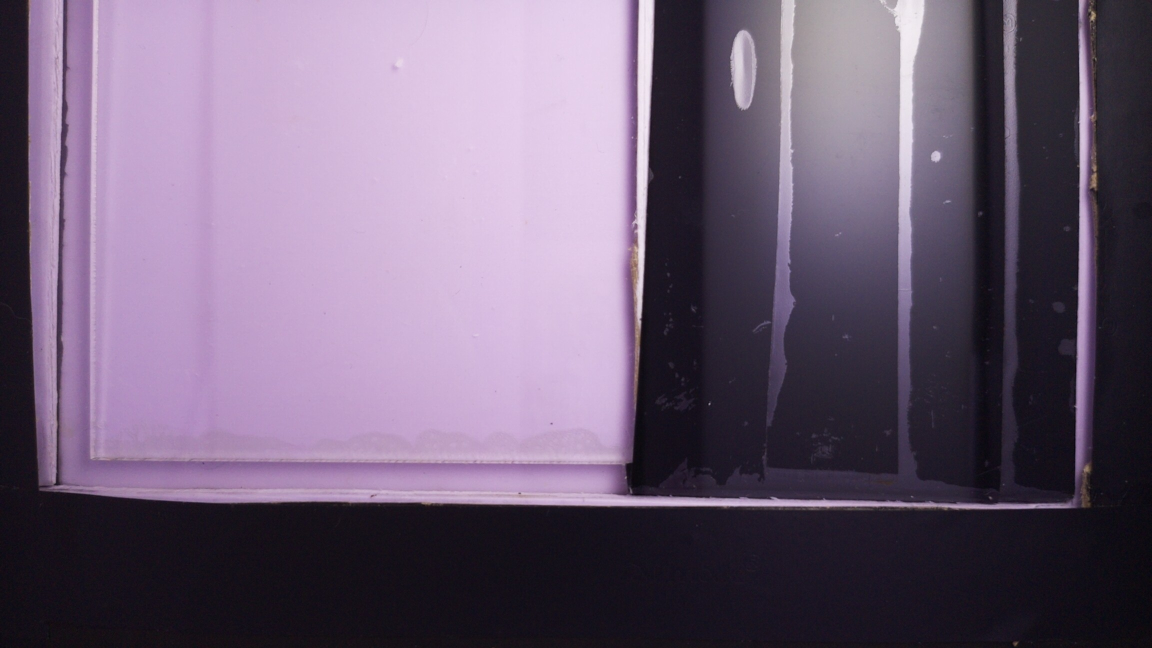
#> input picture frame_00.jpg, 2304 x 1296 px (shown at 1/2 size)
$ python combine_screenshots.py ../frame_00.jpg ../frame_01.jpg ../frame_01.jpg
#> lines starting #> are read from the running program, lines starting #| are printed output that depends on the picture
#!/usr/bin/env python3
"""
Simple helper to combine two screenshots side-by-side.
Usage:
  python tools/combine_screenshots.py current.png target.png out.png

Installs: requires Pillow (`pip install pillow`) in your virtualenv.
"""
import sys
from PIL import Image


def scale_to_height(im, target_h):
    w = int(im.width * (target_h / im.height))
    return im.resize((w, target_h), Image.LANCZOS)


def combine(a_path, b_path, out_path, spacing=12, bg=(255,255,255)):
#> called with a_path = '../frame_00.jpg', b_path = '../frame_01.jpg', out_path = '../frame_01.jpg', spacing = 12, bg = (255, 255, 255)
    a = Image.open(a_path).convert('RGBA')
    b = Image.open(b_path).convert('RGBA')
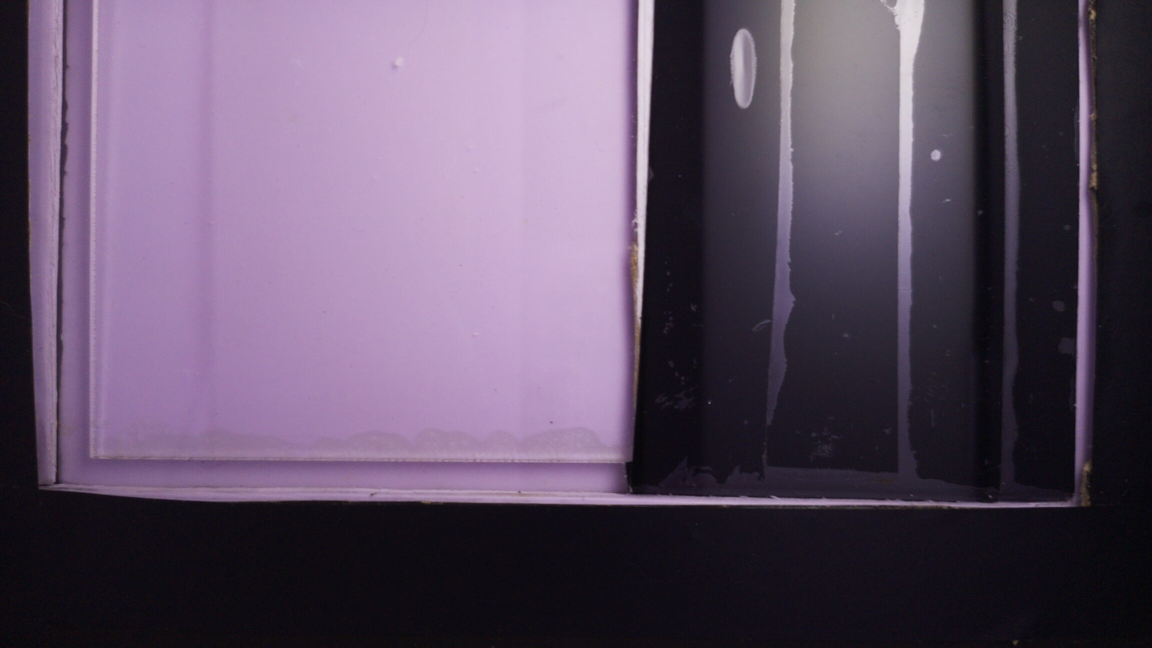
#> input picture frame_01.jpg, 2304 x 1296 px (shown at 1/2 size)
    target_h = max(a.height, b.height)
#> target_h = 1296
    a2 = scale_to_height(a, target_h)
    b2 = scale_to_height(b, target_h)
    total_w = a2.width + b2.width + spacing
#> total_w = 4620
    out = Image.new('RGBA', (total_w, target_h), bg + (255,))
#> out: PIL image 4620x1296 RGBA; every value is 255
    out.paste(a2, (0,0), a2)
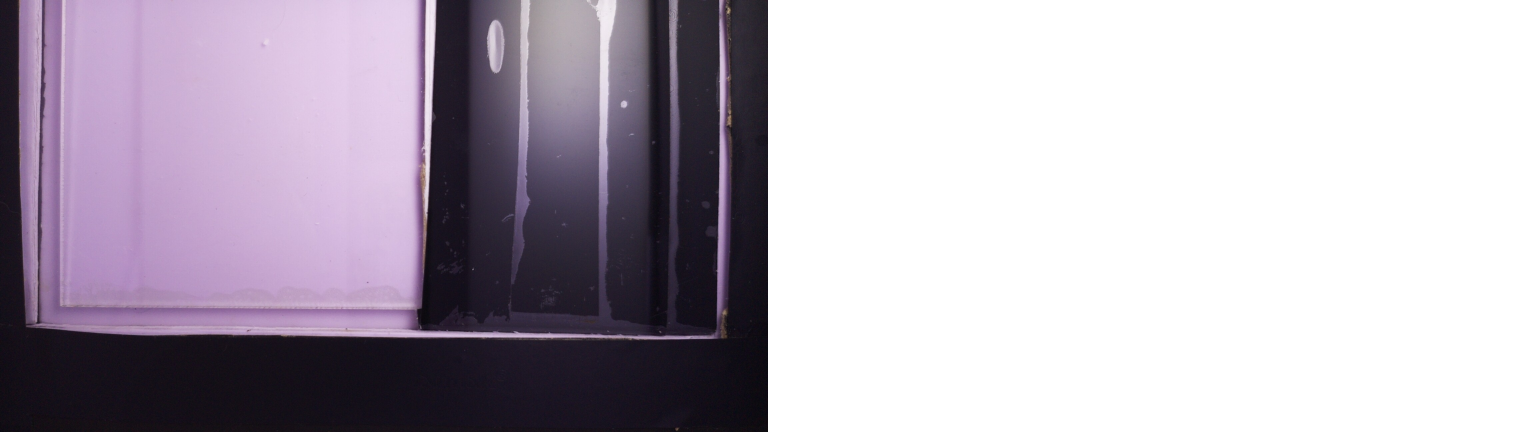
#> out: PIL image 4620x1296 RGBA (shown at 1/3 size); mean R, G, B, A 182.9, 175, 186.4, 255
    out.paste(b2, (a2.width + spacing, 0), b2)
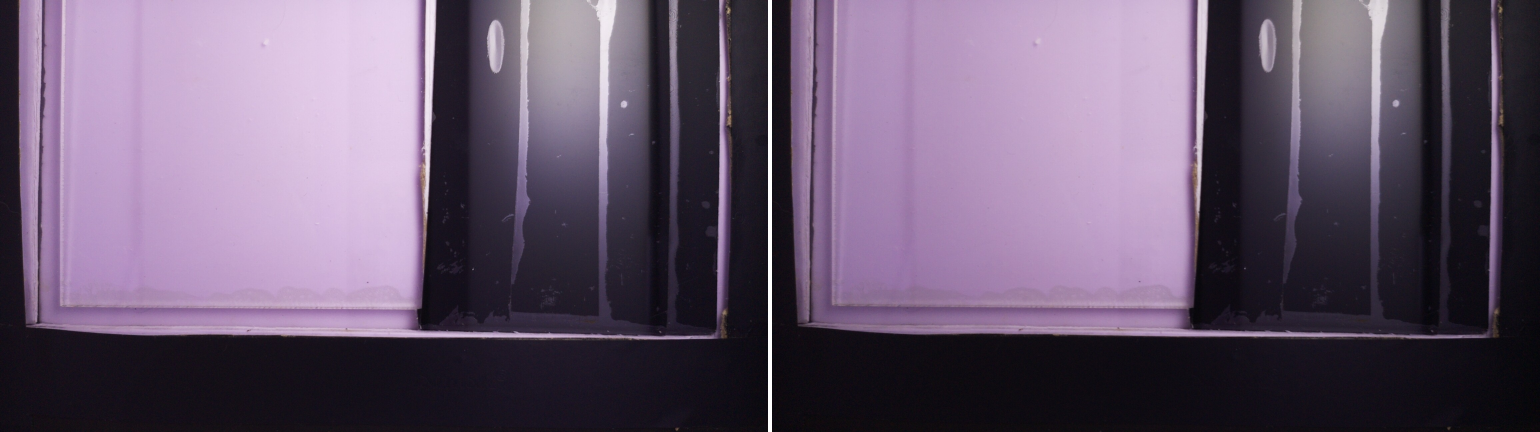
#> out: PIL image 4620x1296 RGBA (shown at 1/3 size); mean R, G, B, A 102.8, 87.3, 109.4, 255
    # Save as PNG
    out.convert('RGB').save(out_path, 'PNG')
    print(f"Combined image saved to: {out_path}")


if __name__ == '__main__':
    if len(sys.argv) < 4:
        print('Usage: python tools/combine_screenshots.py <current.png> <target.png> <out.png>')
        sys.exit(1)
    combine(sys.argv[1], sys.argv[2], sys.argv[3])
